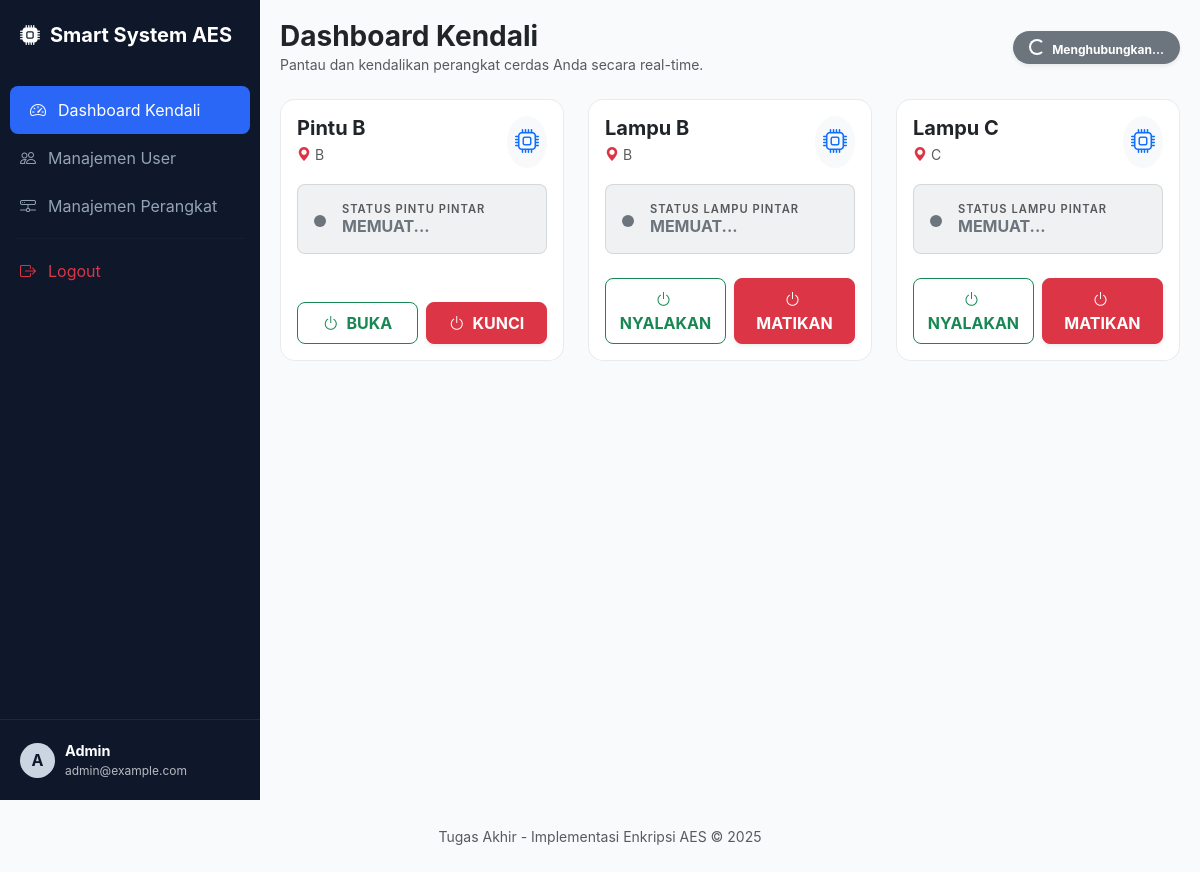
The page /dashboard (signed in) on the database its author committed.
### tables this page shows
CREATE TABLE `device` (
  `id_device` int(11) NOT NULL,
  `device_name` varchar(100) NOT NULL,
  `id_type` int(11) NOT NULL,
  `id_board` int(11) DEFAULT 1,
  `location` varchar(100) NOT NULL,
  `pin_gpio` int(11) DEFAULT 0,
  `active_state` int(11) DEFAULT 0,
  `last_state` int(11) DEFAULT 0,
  `status` int(11) NOT NULL,
  `created_at` datetime NOT NULL,
  `updated_at` datetime DEFAULT NULL,
  `created_by` int(11) NOT NULL,
  `updated_by` int(11) DEFAULT NULL
);

CREATE TABLE `device_type` (
  `id_type` int(11) NOT NULL,
  `type_name` varchar(50) NOT NULL,
  `label_on` varchar(50) NOT NULL,
  `label_off` varchar(50) NOT NULL
);

### dashboard.php (the view, shortened to what this page needs)
<?php
include('includes/header.php');
include('includes/sidebar.php');
require_once('config/koneksi.php');
$devices = [];
if(isset($_SESSION['is_admin']) && $_SESSION['is_admin'] == 1) {
    $sql_devices = "SELECT d.*, dt.label_on, dt.label_off, dt.type_name FROM device d
                    LEFT JOIN device_type dt ON d.id_type = dt.id_type
                    WHERE d.status = '1'";
} else {
    $sql_devices = "SELECT d.*, dt.label_on, dt.label_off, dt.type_name FROM device d
                    INNER JOIN user_access ua ON d.id_device = ua.id_device AND ua.id_user = ?
                    LEFT JOIN device_type dt ON d.id_type = dt.id_type
                    WHERE d.status = '1'";
}
$stmt_devices = mysqli_prepare($koneksi, $sql_devices);
if ($stmt_devices) {
    mysqli_stmt_execute($stmt_devices);
    $res_devices = mysqli_stmt_get_result($stmt_devices);
    $devices = mysqli_fetch_all($res_devices, MYSQLI_ASSOC);
}
?>
<div class="main-content">
    <div class="d-flex flex-column flex-md-row justify-content-between align-items-stretch align-items-md-center mb-4 gap-3">
        <div>
            <h3 class="fw-bold m-0">Dashboard Kendali</h3>
            <p class="text-muted small mb-0">Pantau dan kendalikan perangkat cerdas Anda secara real-time.</p>
        </div>
        <div id="mqtt-connection-status" class="badge bg-secondary text-white py-2 px-3 shadow-sm rounded-pill">
            <span class="spinner-border spinner-border-sm me-1" role="status" aria-hidden="true"></span> Menghubungkan...
        </div>
    </div>
    <div class="row g-4">
        <?php if (count($devices) > 0): ?>
            <?php foreach ($devices as $device): ?>
                <div class="col-12 col-md-6 col-lg-4">
                    <div class="card device-card h-100 p-3">
                        <div class="d-flex justify-content-between align-items-start mb-3">
                            <div>
                                <h5 class="fw-bold mb-1 text-dark"><?= htmlspecialchars($device['device_name']) ?></h5>
                                <p class="text-muted small mb-0"><i class="bi bi-geo-alt-fill text-danger"></i> <?= htmlspecialchars($device['location']) ?></p>
                            </div>
                            <div class="p-2 bg-light rounded-circle text-primary">
                                <i class="bi bi-cpu fs-4"></i>
                            </div>
                        </div>
                        <div class="status-box rounded-3 p-3 mb-4 d-flex align-items-center gap-3"
                             id="status-box-<?= $device['id_device'] ?>"
                             style="background-color: rgba(108, 117, 125, 0.1); border: 1px solid rgba(108, 117, 125, 0.2);">
                            <div class="status-dot bg-secondary mt-1 flex-shrink-0" id="status-dot-<?= $device['id_device'] ?>"></div>
                            <div>
                                <p class="text-muted small mb-0 fw-semibold text-uppercase" style="font-size: 0.7rem; letter-spacing: 1px;">Status <?= htmlspecialchars($device['type_name'] ?? 'Perangkat') ?></p>
                                <h6 class="text-secondary fw-bold m-0 tracking-wide" id="status-text-<?= $device['id_device'] ?>">MEMUAT...</h6>
                            </div>
                        </div>
                        <div class="mt-auto d-flex gap-2">
                            <button class="btn btn-outline-success w-50 fw-bold py-2 rounded-3"
                                    onclick="sendDeviceCommand(<?= $device['id_device'] ?>, 1, '<?= $device['label_on'] ?? 'AKTIFKAN' ?>')">
                                <i class="bi bi-power me-1"></i> <?= htmlspecialchars($device['label_on'] ?? 'AKTIFKAN') ?>
                            </button>
                            <button class="btn btn-danger w-50 fw-bold py-2 rounded-3 shadow-sm"
                                    onclick="sendDeviceCommand(<?= $device['id_device'] ?>, 0, '<?= $device['label_off'] ?? 'MATIKAN' ?>')">
                                <i class="bi bi-power me-1"></i> <?= htmlspecialchars($device['label_off'] ?? 'MATIKAN') ?>
                            </button>
                        </div>
                    </div>
                </div>
            <?php endforeach; ?>
        <?php endif; ?>
    </div>
</div>
<?php include('includes/footer.php'); ?>

### includes/header.php (style rules this page uses)
:root { --sidebar-bg: #0f172a; --sidebar-active: #2b67f6; --bg-light: #f8fafc; }
body { background-color: var(--bg-light); font-family: 'Inter', sans-serif; overflow-x: hidden; }
.main-content { margin-left: 260px; padding: 20px; min-height: 100vh; display: flex; flex-direction: column; transition: all 0.3s ease; }

### dashboard.php (style rules this page uses)
.device-card { transition: transform 0.2s ease, box-shadow 0.2s ease, background-color 0.2s ease; border: 1px solid rgba(0,0,0,0.08) !important; border-radius: 15px; }
.status-dot { width: 12px; height: 12px; border-radius: 50%; display: inline-block; }

### rows shown on the page
device: device_name "Pintu B", location "B", id_type.type_name "PINTU PINTAR", id_type.label_on "BUKA", id_type.label_off "KUNCI"
device: device_name "Lampu B", location "B", id_type.type_name "LAMPU PINTAR", id_type.label_on "NYALAKAN", id_type.label_off "MATIKAN"
device: device_name "Lampu C", location "C", id_type.type_name "LAMPU PINTAR", id_type.label_on "NYALAKAN", id_type.label_off "MATIKAN"

### other values the page prints
substr($_SESSION['name'], 0, 1) "A"
$_SESSION['name'] "Admin"
$_SESSION['email'] "admin@example.com"
